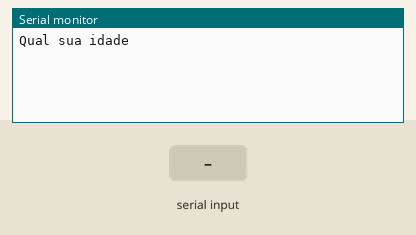
This sketch was run on a simulated Arduino Uno, built with avr-gcc and run on an emulated ATmega328P. On the bench: the last lines printed to the serial monitor. Inputs (shaded band) come from the test bench.

Above: at 1.2 s.
1.3 s: "90,45\n" received over Serial
At 2.1 s:
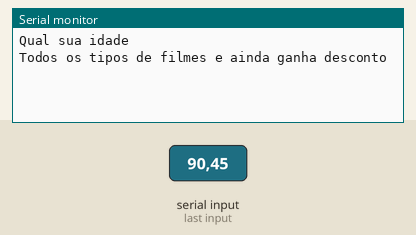
5.8 s: "200\n" received over Serial
At 8.5 s:
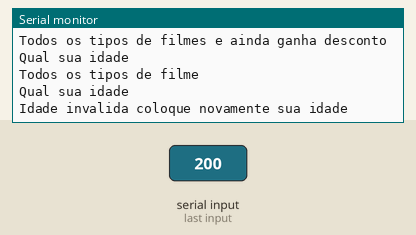

Measured:
- after the input at 1.3 s, the serial monitor: prints a new line at once (image 1)
- after the input at 5.8 s, the serial monitor: prints a new line after 1.5 s (image 2)

The sketch:

if_cadeado_desafio1.ino
```cpp
// C++ code
//
 int idade = 0;
 void setup()
{
 Serial.begin(9600);
}
 void loop()
{
  Serial.println("Qual sua idade");
  while (!Serial.available());
  idade = Serial.parseInt();
  if (idade >= 0 && idade <=9){
  Serial.println("Apenas filmes infantis");
  } else if (idade >= 10 && idade <= 13){
  Serial.println("Filmes infantis e infantojuvenis");
  } else if (idade >= 14 && idade <=17){
  Serial.println("Filmes ate a classificaçao 14 anos");
  } else if (idade >= 18 && idade <=59){
  Serial.println("Todos os tipos de filme");
  } else if (idade >= 60 && idade < 120){
  Serial.println("Todos os tipos de filmes e ainda ganha desconto");
  } else {
  Serial.println("Idade invalida coloque novamente sua idade");
  }
  delay(3000);
}
```
